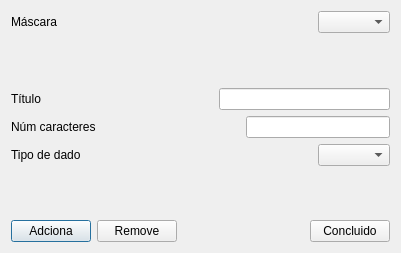
<?xml version="1.0" encoding="UTF-8"?>
<ui version="4.0">
 <class>Mascara</class>
 <widget class="QDialog" name="Mascara">
  <property name="geometry">
   <rect>
    <x>0</x>
    <y>0</y>
    <width>401</width>
    <height>253</height>
   </rect>
  </property>
  <property name="windowTitle">
   <string>Dialog</string>
  </property>
  <layout class="QGridLayout" name="gridLayout">
   <item row="0" column="0">
    <layout class="QHBoxLayout" name="horizontalLayout">
     <item>
      <widget class="QLabel" name="lbMasc">
       <property name="text">
        <string>Máscara</string>
       </property>
      </widget>
     </item>
     <item>
      <spacer name="horizontalSpacer">
       <property name="orientation">
        <enum>Qt::Orientation::Horizontal</enum>
       </property>
       <property name="sizeHint" stdset="0">
        <size>
         <width>40</width>
         <height>20</height>
        </size>
       </property>
      </spacer>
     </item>
     <item>
      <widget class="QComboBox" name="cbMasc"/>
     </item>
    </layout>
   </item>
   <item row="1" column="0">
    <spacer name="verticalSpacer">
     <property name="orientation">
      <enum>Qt::Orientation::Vertical</enum>
     </property>
     <property name="sizeHint" stdset="0">
      <size>
       <width>20</width>
       <height>20</height>
      </size>
     </property>
    </spacer>
   </item>
   <item row="2" column="0">
    <layout class="QHBoxLayout" name="horizontalLayout_2">
     <item>
      <widget class="QLabel" name="lbTtl">
       <property name="text">
        <string>Título</string>
       </property>
      </widget>
     </item>
     <item>
      <spacer name="horizontalSpacer_2">
       <property name="orientation">
        <enum>Qt::Orientation::Horizontal</enum>
       </property>
       <property name="sizeHint" stdset="0">
        <size>
         <width>40</width>
         <height>20</height>
        </size>
       </property>
      </spacer>
     </item>
     <item>
      <widget class="QLineEdit" name="leTtl"/>
     </item>
    </layout>
   </item>
   <item row="3" column="0">
    <layout class="QHBoxLayout" name="horizontalLayout_3">
     <item>
      <widget class="QLabel" name="lbTam">
       <property name="text">
        <string>Núm caracteres</string>
       </property>
      </widget>
     </item>
     <item>
      <spacer name="horizontalSpacer_3">
       <property name="orientation">
        <enum>Qt::Orientation::Horizontal</enum>
       </property>
       <property name="sizeHint" stdset="0">
        <size>
         <width>40</width>
         <height>20</height>
        </size>
       </property>
      </spacer>
     </item>
     <item>
      <widget class="QLineEdit" name="leTam"/>
     </item>
    </layout>
   </item>
   <item row="4" column="0">
    <layout class="QHBoxLayout" name="horizontalLayout_4">
     <item>
      <widget class="QLabel" name="lbTipo">
       <property name="text">
        <string>Tipo de dado</string>
       </property>
      </widget>
     </item>
     <item>
      <spacer name="horizontalSpacer_4">
       <property name="orientation">
        <enum>Qt::Orientation::Horizontal</enum>
       </property>
       <property name="sizeHint" stdset="0">
        <size>
         <width>40</width>
         <height>20</height>
        </size>
       </property>
      </spacer>
     </item>
     <item>
      <widget class="QComboBox" name="cbTipo"/>
     </item>
    </layout>
   </item>
   <item row="5" column="0">
    <spacer name="verticalSpacer_2">
     <property name="orientation">
      <enum>Qt::Orientation::Vertical</enum>
     </property>
     <property name="sizeHint" stdset="0">
      <size>
       <width>20</width>
       <height>20</height>
      </size>
     </property>
    </spacer>
   </item>
   <item row="6" column="0">
    <layout class="QHBoxLayout" name="horizontalLayout_5">
     <item>
      <widget class="QPushButton" name="pbAdd">
       <property name="text">
        <string>Adciona</string>
       </property>
      </widget>
     </item>
     <item>
      <widget class="QPushButton" name="pbRemove">
       <property name="text">
        <string>Remove</string>
       </property>
      </widget>
     </item>
     <item>
      <spacer name="horizontalSpacer_5">
       <property name="orientation">
        <enum>Qt::Orientation::Horizontal</enum>
       </property>
       <property name="sizeHint" stdset="0">
        <size>
         <width>40</width>
         <height>20</height>
        </size>
       </property>
      </spacer>
     </item>
     <item>
      <widget class="QPushButton" name="pbOk">
       <property name="text">
        <string>Concluido</string>
       </property>
      </widget>
     </item>
    </layout>
   </item>
  </layout>
 </widget>
 <resources/>
 <connections/>
</ui>
